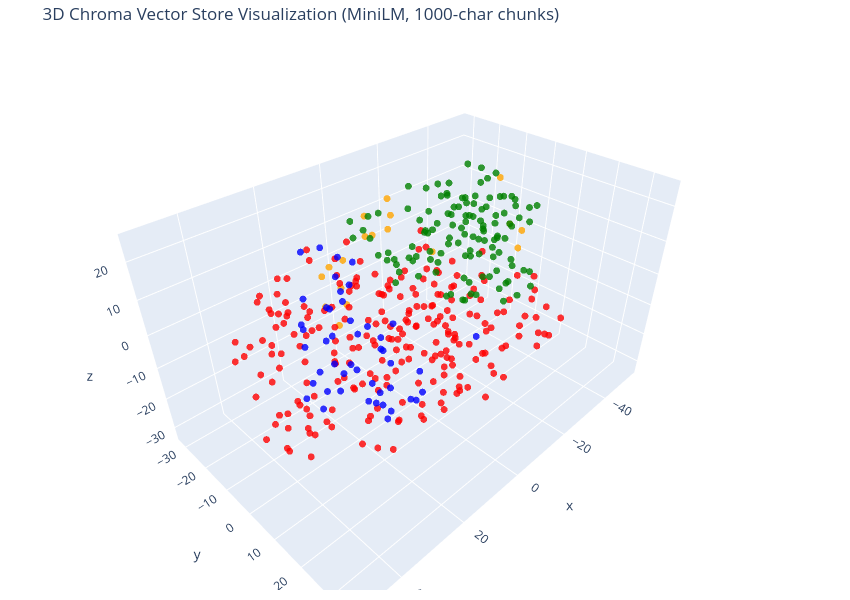

The notebook cell saved with this chart:
### Code cell
plot_store(store_day2, "3D Chroma Vector Store Visualization (MiniLM, 1000-char chunks)", dims=3)

### Figure 1 — Plotly figure (JSON) as saved in the notebook; plotly's stock layout.template omitted (floating-point values rounded to 4 significant figures; data arrays with more than 128 entries replaced by an {"elided": "..."} marker saying what was removed)
{"data": [{"hoverinfo": "text", "marker": {"color": {"elided": "413 str values"}, "opacity": 0.8, "size": 4}, "mode": "markers", "text": {"elided": "413 str values"}, "type": "scatter3d", "x": {"elided": "413 float values"}, "y": {"elided": "413 float values"}, "z": {"elided": "413 float values"}}], "layout": {"height": 600, "margin": {"b": 10, "l": 10, "r": 20, "t": 40}, "title": {"text": "3D Chroma Vector Store Visualization (MiniLM, 1000-char chunks)"}, "width": 850}}
